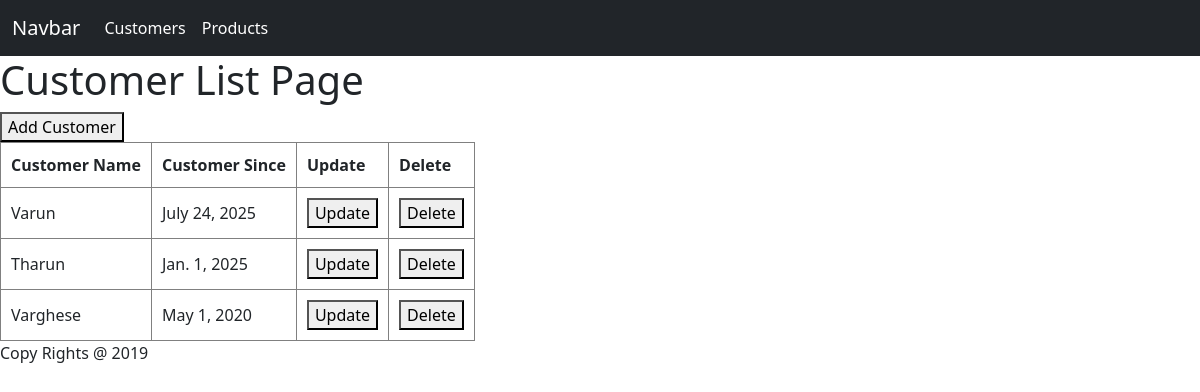
Screenshot of /Orders/all/customers/ with the database file from the repository.
### OrderManagement/models.py (models this page shows, shortened)
class Customer(models.Model):
    customer_name = models.CharField(max_length=200, null=True)
    customer_since = models.DateField(null=False)

### OrderManagement/views.py (the view)
# urls.py: path('all/customers/', CustomerList),
def CustomerList(request):
    context = {
        'all_customers' : Customer.objects.all()
    }
    return render(request, 'customers.html', context)

### Frontend/templates/customers.html
{% extends 'base.html' %}
{% block content %}
<h1>Customer List Page</h1>
<a href="/Orders/add/customers">
    <button>Add Customer</button>
</a>
<table>
    <thead>
        <tr>
            <th>Customer Name</th>
            <th>Customer Since</th>
            <th>Update</th>
            <th>Delete</th>
        </tr>
    </thead>
    <tbody>
        {% for customer in all_customers %}
            <tr>
                <td>{{customer.customer_name}}</td>
                <td>{{customer.customer_since}}</td>
                <td>
                    <a href="{% url 'customer_update' customer.id %}">
                        <button>Update</button>
                    </a>
                </td>
                <td>
                    <a href="{% url 'customer_delete' customer.id %}">
                        <button>Delete</button>
                    </a>
                </td>
            </tr>
        {% endfor %}
    </tbody>
</table>
{% endblock %}

### Frontend/templates/base.html (style rules this page uses)
table, th, td { border: 1px solid grey; padding: 10px; }

### rows the page displays
Customer: customer_name "Varun", customer_since "July 24, 2025"
Customer: customer_name "Tharun", customer_since "Jan. 1, 2025"
Customer: customer_name "Varghese", customer_since "May 1, 2020"
